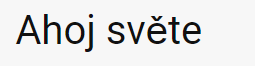
#> input picture img2/czech.png, 255 x 66 px
$ python main.py
#> lines starting #> are read from the running program, lines starting #| are printed output that depends on the picture
from PIL import Image
from pytesseract import pytesseract

#define la ruta al archivo tessaract.exe
ruta_tessaract = r'C:\Program Files\Tesseract-OCR\tesseract.exe'

#Define ruta a la imagen
ruta_czech    = "img2/czech.png"
ruta_arabic   = "img2/arabic.png"
ruta_japanese = "img2/japanese.png"
#ruta_imagen = 'img2/japanese.png'

#Apuntar tessaract_cmd a la ruta de tessaract.exe
pytesseract.tesseract_cmd = ruta_tessaract

#Abre la imagen con PIL *Python Imaging Library* o "Pillow"
#img = Image.open(ruta_imagen)
imagen_czech    = Image.open(ruta_czech)
#> imagen_czech is the input picture: PIL image 255x66 RGB; mean R, G, B 226, 226.1, 226.1
imagen_arabic   = Image.open(ruta_arabic)
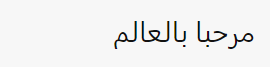
#> input picture img2/arabic.png, 270 x 67 px
#> imagen_arabic is the input picture: PIL image 270x67 RGB; mean R, G, B 239.5, 239.6, 239.5
imagen_japanese = Image.open(ruta_japanese)
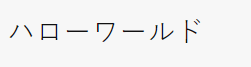
#> input picture img2/japanese.png, 251 x 67 px
#> imagen_japanese is the input picture: PIL image 251x67 RGB; mean R, G, B 242.3, 242.2, 242.3

# List of available languages
print(pytesseract.get_languages(config=''))
#> (this line was passed over: pytesseract is not available in this run)

#Extrae el texto de la imagen.
#text = pytesseract.image_to_string(img, lang='jpn')

print()
print(pytesseract.image_to_string(imagen_czech, lang="ces"))
#> (this line was passed over: pytesseract is not available in this run)
print(pytesseract.image_to_string(imagen_arabic, lang="ara"))
#> (this line was passed over: pytesseract is not available in this run)
print(pytesseract.image_to_string(imagen_japanese, lang="jpn"))
#> (this line was passed over: pytesseract is not available in this run)

#print(text)
